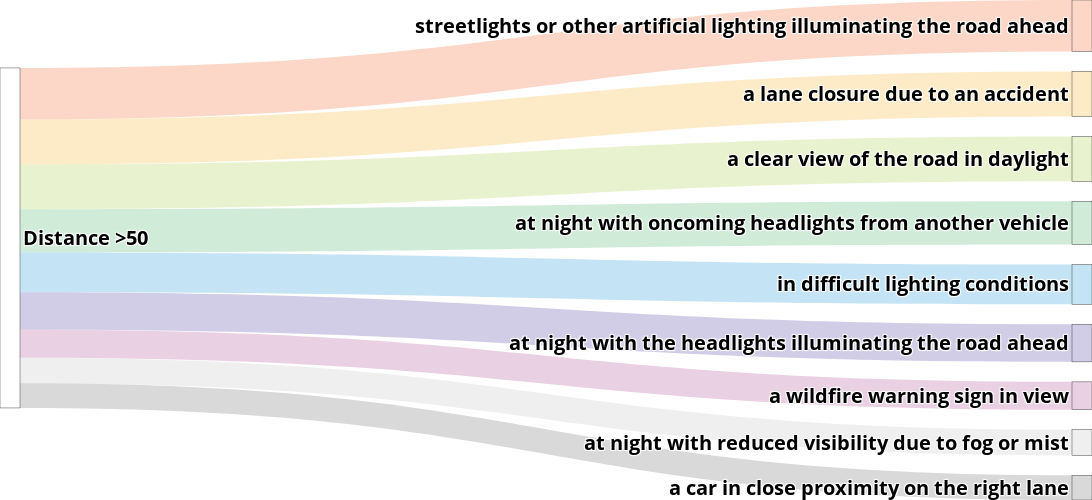

The code cell stored with this chart in its notebook:
### Code cell
import plotly.io as pio

# Create a sample scatter plot


# Define the nodes and links of the Sankey diagram
nodes = [
    {'label': '<b>Distance >50</b>', 'color': "white"}
]

links = []
leng = conc_df.iloc[-1].len
for i, elem in enumerate(conc_df.iloc[-1].all_scens):
    label = "<b>" + elem[0].replace("a photo of", "").replace("driving on", "").replace("a highway with", "").replace("a highway", "") + "</b>"
    nodes.append({'label': label, 'color': colors[i+1]})
    res = {'source': 0, 'target': i+1, 'value': elem[1]/leng, 'color': colors[i+1]}
    links.append(res)


# Create the Sankey diagram figure
fig = go.Figure(data=[go.Sankey(
    node=dict(
        label=[node['label'] for node in nodes],
        color=[node['color'] for node in nodes]
    ),
    link=dict(
        source=[link['source'] for link in links],
        target=[link['target'] for link in links],
        value=[link['value'] for link in links],
        color=[link['color'] for link in links]
    )
)])

# Customize the layout of the Sankey diagram
fig.update_layout(
    title_text='',
    width=1200,  # Set the width of the plot
    height=500,  # Set the height of the plot
    font=dict(size=20, color='black'),
    plot_bgcolor='white',
    margin=dict(
        autoexpand=True,
        l=0,
        r=0,
        t=0,
        b=0
    )
)

# Display the Sankey diagram
fig.show()
pio.write_image(fig, 'dist50.pdf')

### Figure 1 — Plotly figure (JSON) as saved in the notebook; plotly's stock layout.template omitted (floating-point values rounded to 4 significant figures)
{"data": [{"link": {"color": ["rgba(249, 173, 144, 0.5)", "rgba(252, 216, 144, 0.5)", "rgba(211, 229, 157, 0.5)", "rgba(161, 218, 180, 0.5)", "rgba(138, 202, 235, 0.5)", "rgba(164, 156, 207, 0.5)", "rgba(212, 161, 199, 0.5)", "rgba(223, 223, 223, 0.5)", "rgba(180, 180, 180, 0.5)"], "source": [0, 0, 0, 0, 0, 0, 0, 0, 0], "target": [1, 2, 3, 4, 5, 6, 7, 8, 9], "value": [0.04895, 0.04284, 0.04268, 0.04109, 0.03776, 0.03578, 0.0265, 0.02436, 0.02348]}, "node": {"color": ["white", "rgba(249, 173, 144, 0.5)", "rgba(252, 216, 144, 0.5)", "rgba(211, 229, 157, 0.5)", "rgba(161, 218, 180, 0.5)", "rgba(138, 202, 235, 0.5)", "rgba(164, 156, 207, 0.5)", "rgba(212, 161, 199, 0.5)", "rgba(223, 223, 223, 0.5)", "rgba(180, 180, 180, 0.5)"], "label": ["<b>Distance >50</b>", "<b>   streetlights or other artificial lighting illuminating the road ahead</b>", "<b>   a lane closure due to an accident</b>", "<b>   a clear view of the road in daylight</b>", "<b>   at night with oncoming headlights from another vehicle</b>", "<b>  in difficult lighting conditions</b>", "<b>   at night with the headlights illuminating the road ahead</b>", "<b>   a wildfire warning sign in view</b>", "<b>   at night with reduced visibility due to fog or mist</b>", "<b> a car in close proximity on the right lane</b>"]}, "type": "sankey"}], "layout": {"font": {"color": "black", "size": 20}, "height": 500, "margin": {"autoexpand": true, "b": 0, "l": 0, "r": 0, "t": 0}, "plot_bgcolor": "white", "title": {"text": ""}, "width": 1200}}
